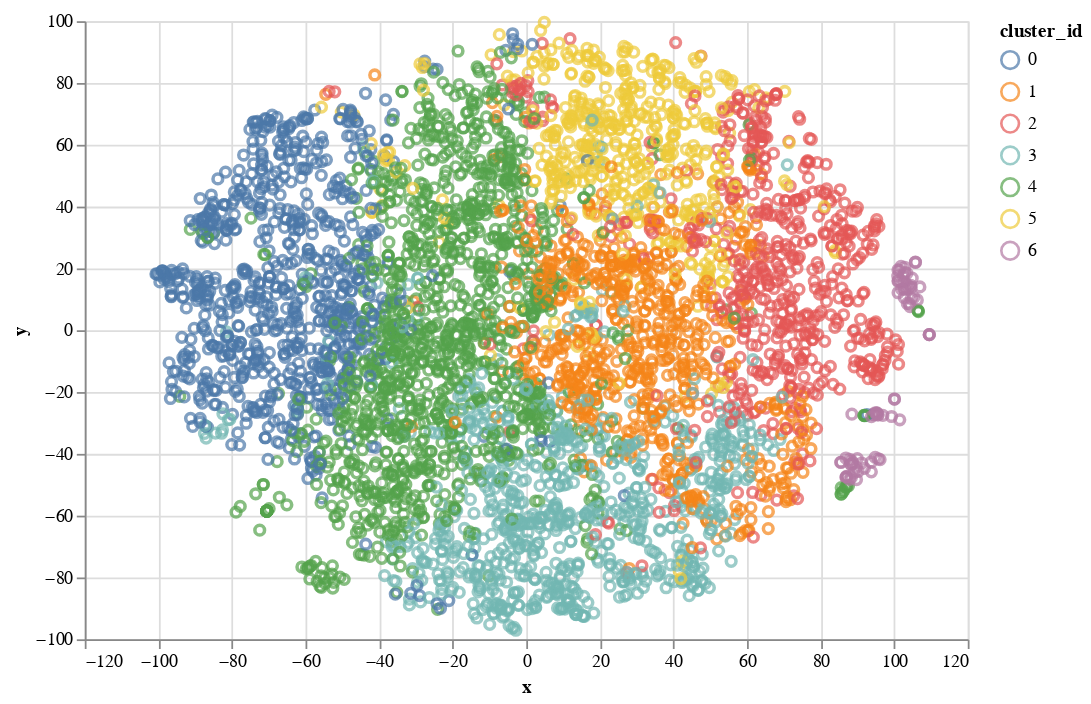

Notebook cell for this chart:
### Code cell
import altair as alt
def chartEmbeddings2D(embeddings, width=500, height=350, color_column='color', title=''):
    chart = alt.Chart(embeddings).mark_point().encode(
       x='x',
       y='y',
       color=color_column
    ).properties(
        title=title,
        width=width,
        height=height
    )
    return chart

chartEmbeddings2D(metadata_coord_sample, color_column='cluster_id:N')

### Figure 1 — Vega-Lite specification as saved in the notebook (floating-point values rounded to 4 significant figures; data arrays with more than 128 entries replaced by an {"elided": "..."} marker saying what was removed)
{"config": {"view": {"continuousWidth": 400, "continuousHeight": 300}}, "data": {"name": "data-a8a746c534d62fdcc8aac8a81a56b1f1"}, "mark": "point", "encoding": {"color": {"type": "nominal", "field": "cluster_id"}, "x": {"type": "quantitative", "field": "x"}, "y": {"type": "quantitative", "field": "y"}}, "height": 350, "title": "", "width": 500, "$schema": "https://vega.github.io/schema/vega-lite/v4.0.2.json", "datasets": {"data-a8a746c534d62fdcc8aac8a81a56b1f1": {"elided": "4900 records"}}}
